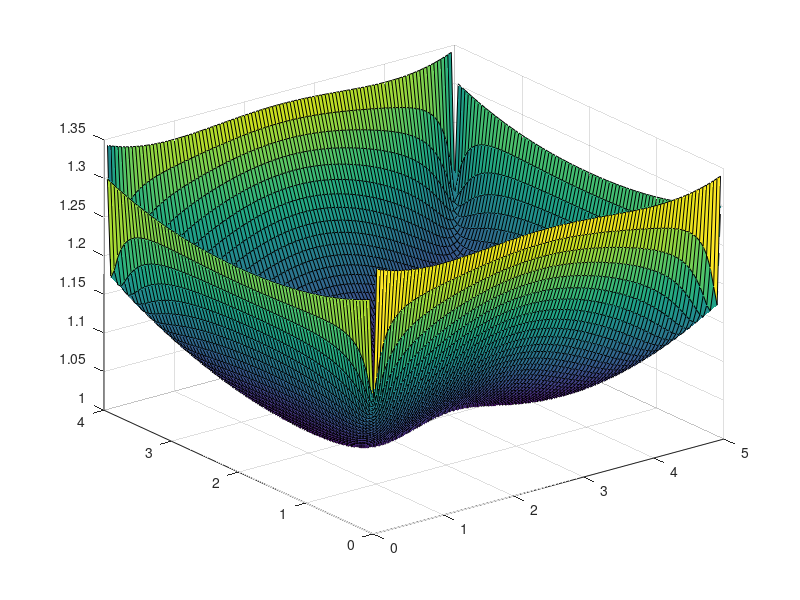

This figure's MATLAB source: (Note: this script raises an error after producing the figure.)
clc;
clear;

x = 0:0.05:5;
y = 0:0.05:5;
[X,Y] = meshgrid(x);
x1 = 0;
y1 = 0;
z1 = 0;
x2 = 5;
y2 = 0;
z2 = 0;
x3 = 5;
y3 = 4;
z3 = 0;
x4 = 0;
y4 = 4;
z4 = 0;
HDOP = [];
VDOP = [];


for i = 1:size(Y,1)
    for j = 1:size(X,2)
        A = [];
        Q = [];
        %Norma de los vectores anchor - tag
        R1 = sqrt((x1-X(i,j))^2 + (y1-Y(i,j))^2);
        R2 = sqrt((x2-X(i,j))^2 + (y2-Y(i,j))^2);
        R3 = sqrt((x3-X(i,j))^2 + (y3-Y(i,j))^2);
        R4 = sqrt((x4-X(i,j))^2 + (y4-Y(i,j))^2);

        %Componentes de los vectores unitarios anchor - tag
        a11 = (x1-X(i,j))/R1;
        a12 = (y1-Y(i,j))/R1;
        a13 = 0;

        a21 = (x2-X(i,j))/R2;
        a22 = (y2-Y(i,j))/R2;
        a23 = 0;

        a31 = (x3-X(i,j))/R3;
        a32 = (y3-Y(i,j))/R3;
        a33 = 0;

        a41 = (x4-X(i,j))/R4;
        a42 = (y4-Y(i,j))/R4;
        a43 = 0;

        A = [a11 a12 -1; a21 a22 -1; a31 a32 -1; a41 a42 -1];
        Q = inv(transpose(A)*A);
        HDOP(i,j) = sqrt(Q(1,1)+Q(2,2));
    end
end
HDOP = HDOP(1:81,:);
X = X(1:81,:);
Y = Y(1:81,:);
max(max(HDOP))
min(min(HDOP))


F = HDOP;

f = figure;
surf(X,Y,F)
clim([1 1.4])
shading interp;
colormap(f,parula(50));
hold on;
plot3([x1 x2 x3 x4],[y1 y2 y3 y4],[2 2 2 2],'o','color',[1 1 1],'MarkerFaceColor',[0 0 0],'MarkerSize',15)
xlabel('Eje x (m)', 'FontSize', 18);
ylabel('Eje y (m)', 'FontSize', 18);
title('Valores de HDOP en el área de experimentación', 'FontSize', 18);
text(0,0,2,'0x686f', 'FontSize', 18);
text(0,4,2,'0x6866', 'FontSize', 18);
text(5,4,2,'0x6831', 'FontSize', 18);
text(5,0,2,'0x6854', 'FontSize', 18);
c = colorbar;
c.Location = 'eastoutside';
c.Limits = [1 1.4];
c.Ticks = 1:0.1:1.4;
hold off;
